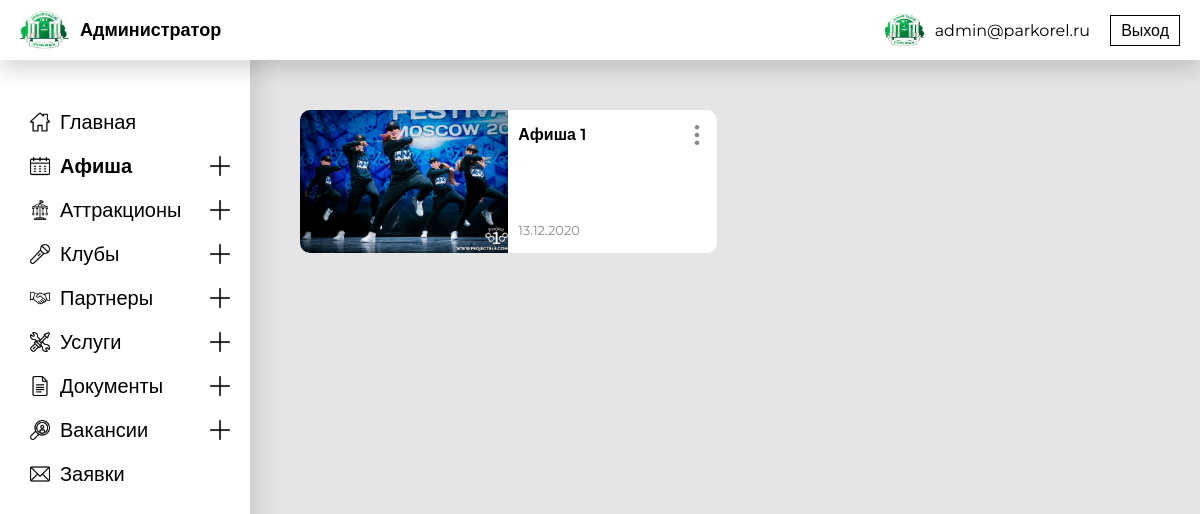
The page /admin/posts.php on the database its author committed.
### tables this page shows
CREATE TABLE `posts` (
  `id` int(11) NOT NULL,
  `title` varchar(256) NOT NULL,
  `scontent` varchar(255) NOT NULL,
  `content` text NOT NULL,
  `start` varchar(255) NOT NULL,
  `img` varchar(255) NOT NULL
);

### core/functions.php (called while the page is built, shortened)
<?php
function get_posts() {
    global $link;
    $sql = "SELECT * FROM posts ORDER BY id DESC";
    $result = mysqli_query($link, $sql);
    $posts = mysqli_fetch_all($result, MYSQLI_ASSOC);
    return $posts;
}

### admin/posts.php (the view, shortened to what this page needs)
<!DOCTYPE html>
<html lang="en">
<?php
include("../core/database.php");
include("../core/functions.php");
?>
<head>
    <link rel="stylesheet" href="styles/css/allposts.min.css">
</head>
<body>
    <header class="header">
        <div class="header__logo">
            <img src="../img/logo.png" alt="logo">
            <h1>Администратор</h1>
        </div>
        <div class="header__authorization">
            <div class="user">
                <div class="image"><img src="../img/logo.png" alt="image"></div>
                <p class="username">admin@parkorel.ru</p>
            </div>
            <a href="index.php" class="logout">Выход</a>
        </div>
    </header>
    <nav class="navbar">
        <div class="navbar__item">
            <div class="icon"><img src="img/icons/home.png" alt="homepage-icon"></div>
            <a href="dashboard.php">Главная</a>
        </div>
        <div class="navbar__item active">
            <div class="icon"><img src="img/icons/afisha.png" alt="afisha-icon"></div>
            <a href="posts.php">Афиша</a>
            <a href="post_add.php" class="add-new"><img src="img/icons/plus.png" alt="add-new"></a>
        </div>
        <div class="navbar__item">
            <div class="icon"><img src="img/icons/carousel.png" alt="attr-icon"></div>
            <a href="attrs.php">Аттракционы</a>
            <a href="attr_add.php" class="add-new"><img src="img/icons/plus.png" alt="add-new"></a>
        </div>
        <div class="navbar__item">
            <div class="icon"><img src="img/icons/clubs.png" alt="clubs-icon"></div>
            <a href="clubs.php">Клубы</a>
            <a href="club_add.php" class="add-new"><img src="img/icons/plus.png" alt="add-new"></a>
        </div>
        <div class="navbar__item">
            <div class="icon"><img src="img/icons/partners.png" alt="partners-icon"></div>
            <a href="partners.php">Партнеры</a>
            <a href="partner_add.php" class="add-new"><img src="img/icons/plus.png" alt="add-new"></a>
        </div>
        <div class="navbar__item">
            <div class="icon"><img src="img/icons/services.png" alt="services-icon"></div>
            <a href="services.php">Услуги</a>
            <a href="service_add.php" class="add-new"><img src="img/icons/plus.png" alt="add-new"></a>
        </div>
        <div class="navbar__item">
            <div class="icon"><img src="img/icons/docs.png" alt="docs-icon"></div>
            <a href="docs.php">Документы</a>
            <a href="doc_add.php" class="add-new"><img src="img/icons/plus.png" alt="add-new"></a>
        </div>
        <div class="navbar__item">
            <div class="icon"><img src="img/icons/vacancy.png" alt="vacancy-icon"></div>
            <a href="vacancies.php">Вакансии</a>
            <a href="vacancy_add.php" class="add-new"><img src="img/icons/plus.png" alt="add-new"></a>
        </div>
        <div class="navbar__item">
            <div class="icon"><img src="img/icons/requests.png" alt="requests-icon"></div>
            <a href="requests.php">Заявки</a>
        </div>
    </nav>
    <div class="container">
        <div class="wrapper">
            <div class="posts">
                <?php $posts = get_posts();?>
                <?php foreach ($posts as $post):?>
                <div class="posts__item">
                    <div class="image">
                        <img src="img/posts/<?=$post['img']?>" alt="image">
                    </div>
                    <div class="content">
                        <a href="post_edit.php?post_id=<?=$post['id'];?>"><?=$post['title']?></a>
                        <small class="date"><?=$post['start']?></small>
                    </div>
                    <div class="options">
                        <img src="img/icons/options.png" alt="options">
                        <div class="click-handler">
                        </div>
                    </div>
                </div>
                <?php endforeach; ?>
            </div>
        </div>
    </div>
</body>
</html>

### rows shown on the page
posts: img (picture), title "Афиша 1", start "13.12.2020"
